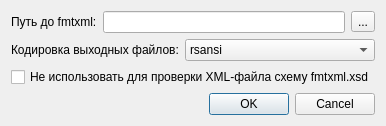
<?xml version="1.0" encoding="UTF-8"?>
<ui version="4.0">
 <class>ImpExpParams</class>
 <widget class="QDialog" name="ImpExpParams">
  <property name="geometry">
   <rect>
    <x>0</x>
    <y>0</y>
    <width>351</width>
    <height>126</height>
   </rect>
  </property>
  <property name="windowTitle">
   <string>Параметры импорта/экспорта</string>
  </property>
  <layout class="QVBoxLayout" name="verticalLayout">
   <item>
    <layout class="QHBoxLayout" name="horizontalLayout">
     <item>
      <widget class="QLabel" name="label">
       <property name="text">
        <string>Путь до fmtxml:</string>
       </property>
      </widget>
     </item>
     <item>
      <widget class="QLineEdit" name="lineEdit">
       <property name="readOnly">
        <bool>true</bool>
       </property>
      </widget>
     </item>
     <item>
      <widget class="QToolButton" name="toolPath">
       <property name="text">
        <string>...</string>
       </property>
      </widget>
     </item>
    </layout>
   </item>
   <item>
    <layout class="QHBoxLayout" name="horizontalLayout_2" stretch="0,1">
     <item>
      <widget class="QLabel" name="label_2">
       <property name="text">
        <string>Кодировка выходных файлов:</string>
       </property>
      </widget>
     </item>
     <item>
      <widget class="QComboBox" name="comboBox">
       <property name="currentIndex">
        <number>0</number>
       </property>
       <item>
        <property name="text">
         <string>rsansi</string>
        </property>
       </item>
       <item>
        <property name="text">
         <string>lcansi</string>
        </property>
       </item>
       <item>
        <property name="text">
         <string>rsoem</string>
        </property>
       </item>
       <item>
        <property name="text">
         <string>lcoem</string>
        </property>
       </item>
       <item>
        <property name="text">
         <string>utf8</string>
        </property>
       </item>
       <item>
        <property name="text">
         <string>utf16le</string>
        </property>
       </item>
       <item>
        <property name="text">
         <string>utf16be</string>
        </property>
       </item>
      </widget>
     </item>
    </layout>
   </item>
   <item>
    <widget class="QCheckBox" name="checkBox">
     <property name="text">
      <string>Не использовать для проверки XML-файла схему fmtxml.xsd</string>
     </property>
    </widget>
   </item>
   <item>
    <spacer name="verticalSpacer">
     <property name="orientation">
      <enum>Qt::Vertical</enum>
     </property>
     <property name="sizeHint" stdset="0">
      <size>
       <width>20</width>
       <height>0</height>
      </size>
     </property>
    </spacer>
   </item>
   <item>
    <widget class="QDialogButtonBox" name="buttonBox">
     <property name="orientation">
      <enum>Qt::Horizontal</enum>
     </property>
     <property name="standardButtons">
      <set>QDialogButtonBox::Cancel|QDialogButtonBox::Ok</set>
     </property>
    </widget>
   </item>
  </layout>
 </widget>
 <resources/>
 <connections>
  <connection>
   <sender>buttonBox</sender>
   <signal>accepted()</signal>
   <receiver>ImpExpParams</receiver>
   <slot>accept()</slot>
   <hints>
    <hint type="sourcelabel">
     <x>248</x>
     <y>254</y>
    </hint>
    <hint type="destinationlabel">
     <x>157</x>
     <y>274</y>
    </hint>
   </hints>
  </connection>
  <connection>
   <sender>buttonBox</sender>
   <signal>rejected()</signal>
   <receiver>ImpExpParams</receiver>
   <slot>reject()</slot>
   <hints>
    <hint type="sourcelabel">
     <x>316</x>
     <y>260</y>
    </hint>
    <hint type="destinationlabel">
     <x>286</x>
     <y>274</y>
    </hint>
   </hints>
  </connection>
 </connections>
</ui>
